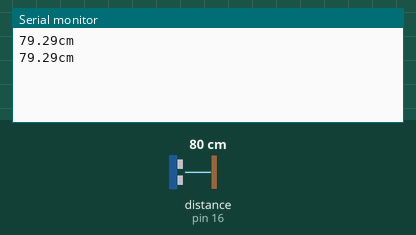
The sketch below on a simulated Arduino Uno, built with avr-gcc and run on an emulated ATmega328P. Shown: the last lines printed to the serial monitor. The test bench sets the inputs (shaded band); at power-on: distance to the obstacle (sensor on pin 16) 80 cm. The echo pulse lasts 58.3 µs per cm.

Above: at 1.3 s.
1.4 s: distance to the obstacle (sensor on pin 16) set to 2 cm
At 1.9 s:
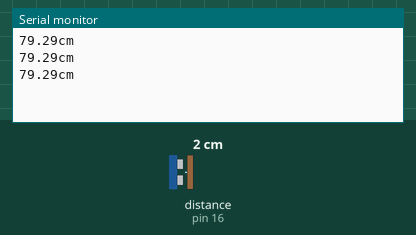
2.9 s: distance to the obstacle (sensor on pin 16) set to 4 cm
At 3.4 s:
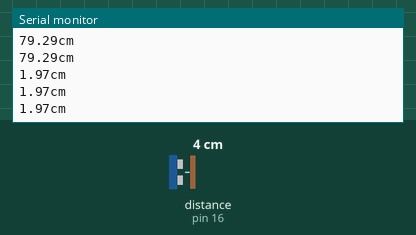
Timing chart, 0 to 5.9 s (numbered marks = the images above; inputs shaded):
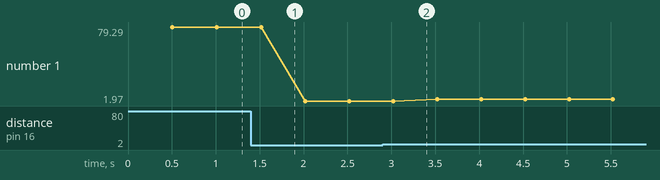

Measured:
- plotted number 1: 79.29 → 1.97 after the input at 1.4 s, 1.97 → 3.96 after the input at 2.9 s

The sketch:

Codigo_sem_LCD.ino
```cpp
// C++ code
//

#define trigPin 1
#define echoPin 16

float distancia = 0;
const float distanciaMax = 330;
const float distanciaMin = 15;

void setup() {
  pinMode(trigPin, OUTPUT);
  pinMode(echoPin, INPUT);
  Serial.begin(9600);
}

void sensorRun() {
  /*Essa função ira fazer a ativação do sensor*/
  digitalWrite(trigPin, HIGH);
  delayMicroseconds(10);
  digitalWrite(trigPin, LOW);
}

float calcularDistancia() {
  /* Essa função é responsavel por fazer o calculo da
  distancia ou da quantidade de litros do reservatorio*/
  return (pulseIn(echoPin, HIGH) * 0.034 / 2);
}

void loop() {
  sensorRun();
  distancia = calcularDistancia();
  delay(500);
  Serial.println(String(distancia) + "cm");
}
```
